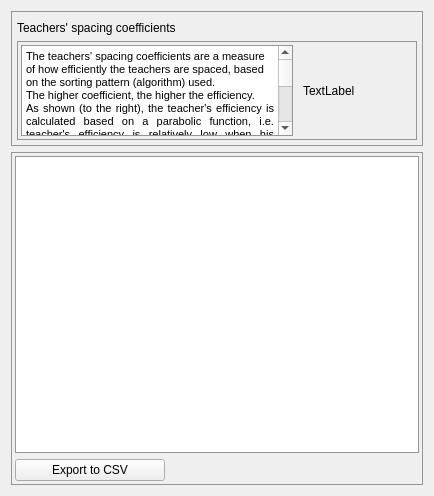
<?xml version="1.0" encoding="UTF-8"?>
<ui version="4.0">
 <class>Form</class>
 <widget class="QWidget" name="Form">
  <property name="geometry">
   <rect>
    <x>0</x>
    <y>0</y>
    <width>434</width>
    <height>496</height>
   </rect>
  </property>
  <property name="windowTitle">
   <string>Form</string>
  </property>
  <property name="styleSheet">
   <string notr="true">QFrame{
	border:0.9px solid #959595;
}

QLabel{
	border:none;
}</string>
  </property>
  <layout class="QVBoxLayout" name="verticalLayout_3">
   <item>
    <widget class="QFrame" name="frame_2">
     <property name="maximumSize">
      <size>
       <width>16777215</width>
       <height>135</height>
      </size>
     </property>
     <property name="frameShape">
      <enum>QFrame::StyledPanel</enum>
     </property>
     <property name="frameShadow">
      <enum>QFrame::Raised</enum>
     </property>
     <layout class="QVBoxLayout" name="verticalLayout_2">
      <property name="leftMargin">
       <number>5</number>
      </property>
      <property name="rightMargin">
       <number>5</number>
      </property>
      <property name="bottomMargin">
       <number>5</number>
      </property>
      <item>
       <widget class="QLabel" name="label">
        <property name="text">
         <string>Teachers' spacing coefficients</string>
        </property>
       </widget>
      </item>
      <item>
       <widget class="QFrame" name="frame">
        <property name="frameShape">
         <enum>QFrame::StyledPanel</enum>
        </property>
        <property name="frameShadow">
         <enum>QFrame::Raised</enum>
        </property>
        <layout class="QHBoxLayout" name="horizontalLayout">
         <property name="spacing">
          <number>10</number>
         </property>
         <property name="leftMargin">
          <number>3</number>
         </property>
         <property name="topMargin">
          <number>3</number>
         </property>
         <property name="rightMargin">
          <number>3</number>
         </property>
         <property name="bottomMargin">
          <number>3</number>
         </property>
         <item>
          <widget class="QTextEdit" name="textEdit">
           <property name="html">
            <string>&lt;!DOCTYPE HTML PUBLIC &quot;-//W3C//DTD HTML 4.0//EN&quot; &quot;http://www.w3.org/TR/REC-html40/strict.dtd&quot;&gt;
&lt;html&gt;&lt;head&gt;&lt;meta name=&quot;qrichtext&quot; content=&quot;1&quot; /&gt;&lt;style type=&quot;text/css&quot;&gt;
p, li { white-space: pre-wrap; }
&lt;/style&gt;&lt;/head&gt;&lt;body style=&quot; font-family:'MS Shell Dlg 2'; font-size:8.25pt; font-weight:400; font-style:normal;&quot;&gt;
&lt;p style=&quot; margin-top:0px; margin-bottom:0px; margin-left:0px; margin-right:0px; -qt-block-indent:0; text-indent:0px;&quot;&gt;&lt;span style=&quot; font-family:'MS Shell Dlg 2';&quot;&gt;The teachers' spacing coefficients are a measure of how efficiently the teachers are spaced, based on the sorting pattern (algorithm) used. &lt;br /&gt;The higher coefficient, the higher the efficiency.&lt;/span&gt;&lt;/p&gt;
&lt;p align=&quot;justify&quot; style=&quot; margin-top:0px; margin-bottom:0px; margin-left:0px; margin-right:0px; -qt-block-indent:0; text-indent:0px;&quot;&gt;&lt;span style=&quot; font-family:'MS Shell Dlg 2';&quot;&gt;As shown (to the right), the teacher's efficiency is calculated based on a parabolic function, i.e. teacher's efficiency is relatively low when his (gender identity implied) periods are too close or too far apart. This, in real life, mirrors how most tutors generally feel (sub-optimal) about teaching consecutive periods which are close to each other or far apart. &lt;br /&gt;The spot with the highest efficiency (maximum of 1) is the spot that is neither too close nor too far apart.&lt;/span&gt;&lt;/p&gt;&lt;/body&gt;&lt;/html&gt;</string>
           </property>
           <property name="textInteractionFlags">
            <set>Qt::NoTextInteraction</set>
           </property>
          </widget>
         </item>
         <item>
          <widget class="QLabel" name="label_2">
           <property name="minimumSize">
            <size>
             <width>110</width>
             <height>0</height>
            </size>
           </property>
           <property name="text">
            <string>TextLabel</string>
           </property>
          </widget>
         </item>
        </layout>
       </widget>
      </item>
     </layout>
    </widget>
   </item>
   <item>
    <widget class="QFrame" name="frame_3">
     <property name="sizePolicy">
      <sizepolicy hsizetype="Preferred" vsizetype="Expanding">
       <horstretch>0</horstretch>
       <verstretch>0</verstretch>
      </sizepolicy>
     </property>
     <property name="frameShape">
      <enum>QFrame::StyledPanel</enum>
     </property>
     <property name="frameShadow">
      <enum>QFrame::Raised</enum>
     </property>
     <layout class="QVBoxLayout" name="verticalLayout">
      <property name="leftMargin">
       <number>3</number>
      </property>
      <property name="topMargin">
       <number>3</number>
      </property>
      <property name="rightMargin">
       <number>3</number>
      </property>
      <property name="bottomMargin">
       <number>3</number>
      </property>
      <item>
       <widget class="QTextEdit" name="textEdit_2"/>
      </item>
      <item>
       <widget class="QPushButton" name="pushButton">
        <property name="maximumSize">
         <size>
          <width>150</width>
          <height>16777215</height>
         </size>
        </property>
        <property name="text">
         <string>Export to CSV</string>
        </property>
       </widget>
      </item>
     </layout>
    </widget>
   </item>
  </layout>
 </widget>
 <resources/>
 <connections/>
</ui>
